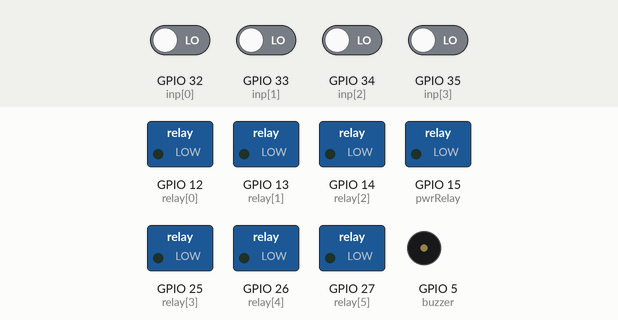
Bench run of a sketch on a simulated ESP32. On the bench: switched loads named in the sketch (green lamp = pin HIGH), buzzer (waves = sounding, pin HIGH). The inputs (shaded band) are chosen by the test bench; at power-on: GPIO 32 (inp[0]), GPIO 33 (inp[1]), GPIO 34 (inp[2]), GPIO 35 (inp[3]) LOW. WiFi joins after 1.5 s; servers stay silent unless stated; what the sketch prints to the serial monitor is not drawn.

Above: at 2.7 s.
Timing chart, 0 to 4.2 s (numbered marks = the images above):
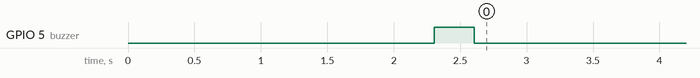

The sketch:

test.ino
```cpp
#include <WiFi.h>

#define U1TX 2
#define U1RX 4

const char* defaultSSID="fallback";
const char* defaultPWD="fallback";

char* ssid="";
char* pwd="";

const int relay[6]={12, 13, 14, 25, 26, 27};
const int pwrRelay=15;
const int inp[4]={32, 33, 34, 35};
const int buzzer=5;

bool relayStatus[6]={0, 0, 0, 0, 0, 0};
bool pwrRelayStatus=0;

bool WiFiPriority=false;

void setup()
{
  pinMode(buzzer, OUTPUT);
  digitalWrite(buzzer, LOW);

  for(int i=0; i<6; i++)
  {
    pinMode(relay[i], OUTPUT);
    digitalWrite(relay[i], LOW);
  }

  pinMode(pwrRelay, OUTPUT);
  digitalWrite(pwrRelay, LOW);

  for(int i=0; i<4; i++)
  {
    pinMode(inp[i], INPUT);
  }

  Serial.begin(115200);
  Serial.setDebugOutput(true);
  delay(100);
  Serial.println("");
  Serial.println("");
  Serial.println("Online!");
  Serial.println("v1.2");
  Serial.println("MAC: " + String(WiFi.macAddress()));

  Serial1.begin(9600, SERIAL_8N1, U1RX, U1TX);

  if(!initSys())
  {
    Serial.println("System initialization failed!");
  }
  else
  {
    Serial.println("System booted sucessfully.");
  }
  digitalWrite(buzzer, HIGH);
  delay(300);
  digitalWrite(buzzer, LOW);
}

void loop()
{
  for(int i=0; i<4; i++)
  {
    Serial.println("IN" + String(i)+ ": "+ String(digitalRead(inp[i])));
  }

  for(int i=0; i<6; i++)
  {
    digitalWrite(relay[i], relayStatus[i]);
    Serial.println("OUT"+ String(i)+ ": "+ String(relayStatus[i]));
  }

  digitalWrite(pwrRelay, pwrRelayStatus);
  Serial.println("PR: "+ String(pwrRelayStatus));

  if(Serial1.available())
  {
    String s1dat=Serial1.readString();
    Serial.println(s1dat);
  }
  if(Serial.available())
  {
    String s0dat=Serial.readString();
    Serial1.println(s0dat);
  }
}

bool initSys()
{
  bool sysStatus=false;
  loadParameters();
  for(int i=0; i<3 && !sysStatus; i++)
  {
    sysStatus=connectWiFi();
    delay(500);
  }

  if(sysStatus==false)
  {
    failSafe();
  }

  return sysStatus;
}

void loadParameters()
{
  //ideally read values from ROM

  ssid="fallback";
  pwd="fallback";
  WiFiPriority=true;
  relayStatus[0]=0;
  relayStatus[1]=0;
  relayStatus[2]=0;
  relayStatus[3]=0;
  relayStatus[4]=0;
  relayStatus[5]=0;
  pwrRelayStatus=0;
}

bool connectWiFi()
{
  WiFi.begin(ssid, pwd);
  int attempt=0;

  Serial.println("");

  Serial.print("Establishing WiFi connection");

  while (WiFi.status() != WL_CONNECTED && attempt<3)
  {
    attempt++;
    delay(300);
    Serial.print(".");
  }
  Serial.println("");

  Serial.println("");

  if(attempt<3)
  {
    Serial.println("WiFi connected!");
    return 1;
  }
  else
  {
    Serial.println("WiFi not connected!");
    return 0;
  }
}

void failSafe()
{
  digitalWrite(buzzer, HIGH);
  delay(300);
  digitalWrite(buzzer, LOW);
  Serial.println("");
  Serial.println("Attempting failsafe...");
  Serial.println("");
}
```
